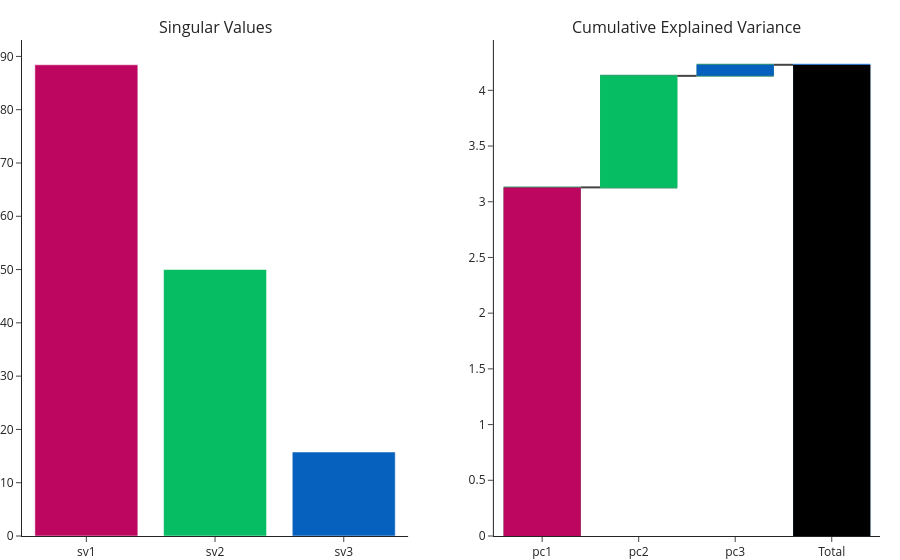

The notebook cell this image was saved under:
### Markdown cell above
## The singular values and explained variance


We try to choose k big enough to make the lost information — sufficiently small.
we can think of lost informations in terms of variance. If the variance if preserved under the transformation, it's like losing no information. If the new variance is 0, than all data is exactly the same, and all data lost.


The left graph show the singular values - which are the variances along each component.

Note the right graph, and the contribution of each one of the components to the variance that is explained by the components of the transformation. 


Can you spot the original properties of the syntatic data sets that we generated in these graphs?



a really great explanation:

https://ro-che.info/articles/2017-12-11-pca-explained-variance#:~:text=The%20total%20variance%20is%20the,divide%20by%20the%20total%20variance.

### Code cell
# same as pca.singular_values_

# eigenvalues = pca.singular_values_**2
# eigenvalues /= sum(eigenvalues)

cov_mat = np.cov(X.T)
data_variance = np.trace(cov_mat)

fig = make_subplots(rows=1, cols=2, 
specs=[[{'type': 'Bar'}, {'type': 'Waterfall'}]], 
                    subplot_titles=("Singular Values", "Cumulative Explained Variance"))

fig.add_trace(go.Bar(x=['sv1', 'sv2', 'sv3'], y=pca.singular_values_, marker_color = color_scheme), 1, 1)


fig.add_trace(go.Waterfall(
    measure = ["relative", "relative", "relative", "total"],
    x = ["pc1", "pc2", "pc3", "Total"],
    y = list(pca.explained_variance_) + [0]), row=1, col=2
)

fig.add_shape(
    type="rect", fillcolor=color_scheme[0], line=dict(color=color_scheme[0]), opacity=1,
    x0=-0.4, x1=0.4, xref="x", y0=0.0, y1=fig.data[1].y[0], yref="y", row=1, col=2
)

fig.add_shape(
    type="rect", fillcolor=color_scheme[1], line=dict(color=color_scheme[1]), opacity=1,
    x0=0.6, x1=1.4, xref="x", y0=fig.data[1].y[0], y1=fig.data[1].y[0]+fig.data[1].y[1], yref="y", row=1, col=2
)

fig.add_shape(
    type="rect", fillcolor=color_scheme[2], line=dict(color=color_scheme[2]), opacity=1,
    x0=1.6, x1=2.4, xref="x", y0=fig.data[1].y[0]+fig.data[1].y[1], 
    y1=fig.data[1].y[0]+fig.data[1].y[1]+fig.data[1].y[2], yref="y", row=1, col=2
)


fig.add_shape(
    type="rect", fillcolor="Black", line=dict(color="Black"), opacity=1,
    x0=2.6, x1=3.4, xref="x",
    y0=0, y1=data_variance, yref="y", row=1, col=2
)




fig.update_layout(showlegend=False)

fig.show()

### Figure 1 — Plotly figure (JSON) as saved in the notebook; plotly's stock layout.template omitted (floating-point values rounded to 4 significant figures)
{"data": [{"marker": {"color": ["rgb(189,6,96)", "rgb(6,189,99)", "rgb(6,96,189)"]}, "type": "bar", "x": ["sv1", "sv2", "sv3"], "xaxis": "x", "y": [88.43, 50.01, 15.75], "yaxis": "y"}, {"measure": ["relative", "relative", "relative", "total"], "type": "waterfall", "x": ["pc1", "pc2", "pc3", "Total"], "xaxis": "x2", "y": [3.129, 1.001, 0.0993, 0], "yaxis": "y2"}], "layout": {"annotations": [{"font": {"size": 16}, "showarrow": false, "text": "Singular Values", "x": 0.225, "xanchor": "center", "xref": "paper", "y": 1, "yanchor": "bottom", "yref": "paper"}, {"font": {"size": 16}, "showarrow": false, "text": "Cumulative Explained Variance", "x": 0.775, "xanchor": "center", "xref": "paper", "y": 1, "yanchor": "bottom", "yref": "paper"}], "shapes": [{"fillcolor": "rgb(189,6,96)", "line": {"color": "rgb(189,6,96)"}, "opacity": 1, "type": "rect", "x0": -0.4, "x1": 0.4, "xref": "x2", "y0": 0, "y1": 3.129, "yref": "y2"}, {"fillcolor": "rgb(6,189,99)", "line": {"color": "rgb(6,189,99)"}, "opacity": 1, "type": "rect", "x0": 0.6, "x1": 1.4, "xref": "x2", "y0": 3.129, "y1": 4.13, "yref": "y2"}, {"fillcolor": "rgb(6,96,189)", "line": {"color": "rgb(6,96,189)"}, "opacity": 1, "type": "rect", "x0": 1.6, "x1": 2.4, "xref": "x2", "y0": 4.13, "y1": 4.229, "yref": "y2"}, {"fillcolor": "Black", "line": {"color": "Black"}, "opacity": 1, "type": "rect", "x0": 2.6, "x1": 3.4, "xref": "x2", "y0": 0, "y1": 4.229, "yref": "y2"}], "showlegend": false, "xaxis": {"anchor": "y", "domain": [0, 0.45]}, "xaxis2": {"anchor": "y2", "domain": [0.55, 1]}, "yaxis": {"anchor": "x", "domain": [0, 1]}, "yaxis2": {"anchor": "x2", "domain": [0, 1]}}}
